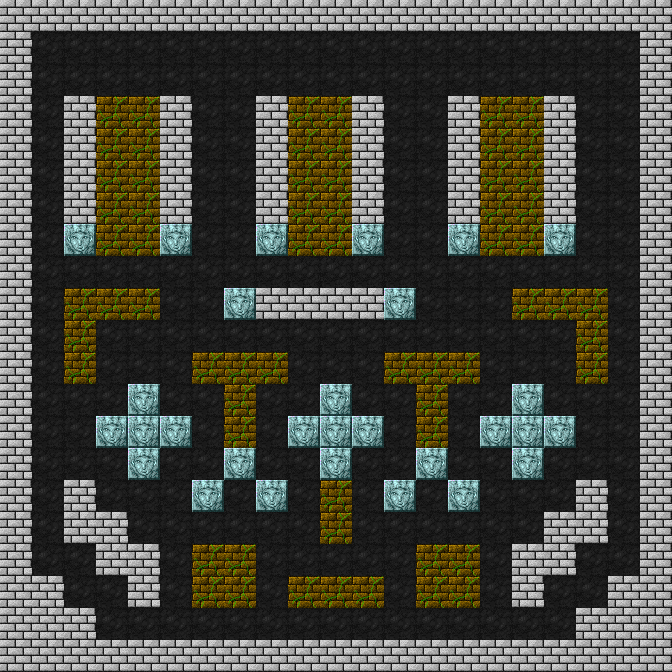

Tiled map render using the project's own tile images. Description and the map definition, with tile-layer contents summarised, below:
An orthogonal 21x21 tile map with 32x32 px tiles, 3 tile layers (background, collision, object).

<map version="1.0" orientation="orthogonal" width="21" height="21" tilewidth="32" tileheight="32">
 <tileset firstgid="1" name="tiles" tilewidth="32" tileheight="32">
  <image source="TilesNuevos.gif" width="256" height="128" />
 </tileset>
 <layer name="background" width="21" height="21">
  <data>[441 cells, 441 non-empty, 1 distinct tile ids]</data>
 </layer>
 <layer name="collision" width="21" height="21">
  <data>[441 cells, 218 non-empty, 3 distinct tile ids]</data>
 </layer>
 <layer name="object" width="21" height="21">
  <data>[441 cells, 0 non-empty, 0 distinct tile ids]</data>
 </layer>
</map>